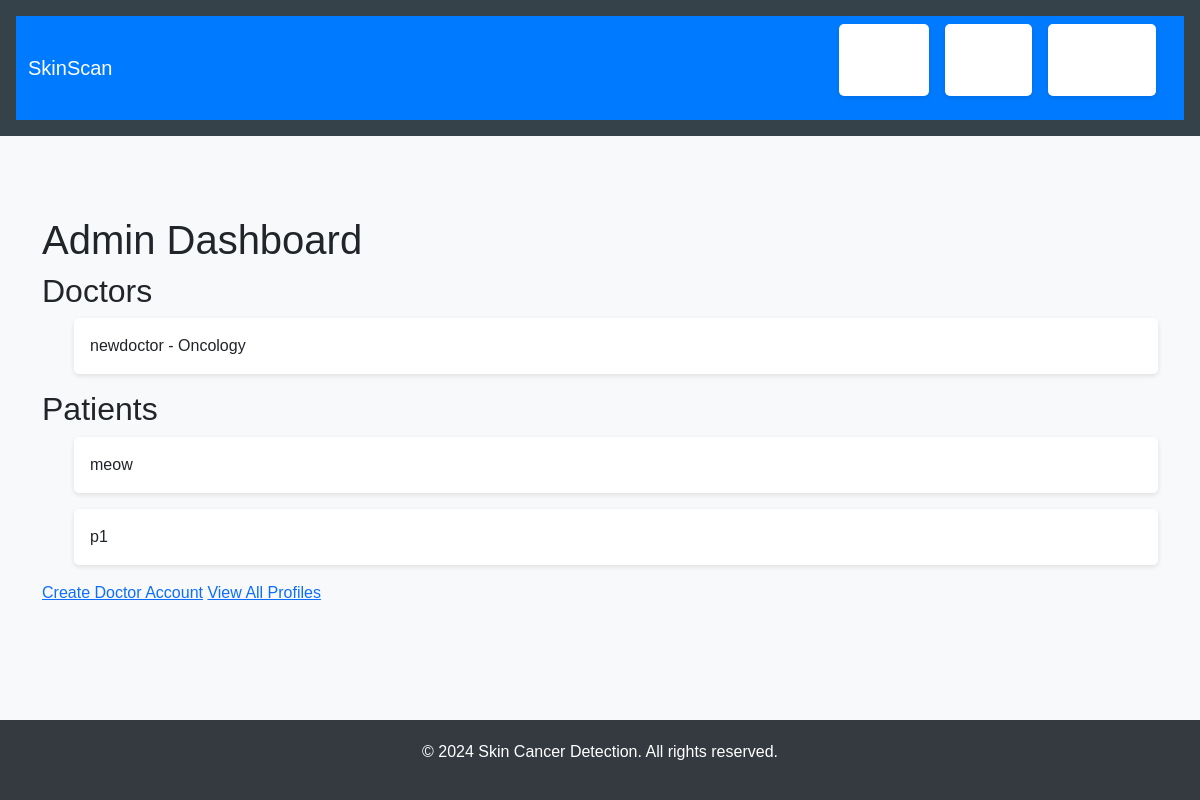
The app's page /admin/ with its own data.
### app/models/doctor.py (models this page shows, shortened)
class Doctor(db.Model):
    id = db.Column(db.Integer, primary_key=True)
    user_id = db.Column(db.Integer, db.ForeignKey('user.id'), nullable=False)
    user = db.relationship('User', backref=db.backref('doctor', uselist=False))
    specialization = db.Column(db.String(100))
    qualifications = db.Column(db.Text)
    university = db.Column(db.String(200))

### app/models/user.py (models this page shows, shortened)
class User(UserMixin, db.Model):
    id = db.Column(db.Integer, primary_key=True)
    username = db.Column(db.String(64), unique=True, nullable=False)
    email = db.Column(db.String(120), unique=True, nullable=False)
    password_hash = db.Column(db.String(128))
    role = db.Column(db.String(20), nullable=False)

### app/models/patient.py (models this page shows, shortened)
class Patient(db.Model):
    id = db.Column(db.Integer, primary_key=True)
    user_id = db.Column(db.Integer, db.ForeignKey('user.id'), nullable=False)
    user = db.relationship('User', backref=db.backref('patient', uselist=False))
    date_of_birth = db.Column(db.Date)
    medical_history = db.Column(db.Text)

### app/routes/admin.py (the view)
@bp.route('/')
def dashboard():
    doctors = Doctor.query.all()
    patients = Patient.query.all()
    return render_template('admin/dashboard.html', doctors=doctors, patients=patients)

### app/__init__.py (called while the page is built)
def create_app(config_class=Config):
    app = Flask(__name__)
    app.config.from_object(config_class)
    db.init_app(app)
    migrate.init_app(app, db)
    login_manager.init_app(app)
    from .routes import auth, admin, doctor, patient, main
    app.register_blueprint(auth.bp)
    app.register_blueprint(admin.bp)
    app.register_blueprint(doctor.bp)
    app.register_blueprint(patient.bp)
    app.register_blueprint(main.bp)  # Register the main blueprint
    @app.before_request
    def create_tables():
        db.create_all()
    return app

### app/templates/admin/dashboard.html
{% extends "base.html" %}
{% block content %}
<h1>Admin Dashboard</h1>
<h2>Doctors</h2>
<ul>
    {% for doctor in doctors %}
        <li>{{ doctor.user.username }} - {{ doctor.specialization }}</li>
    {% endfor %}
</ul>
<h2>Patients</h2>
<ul>
    {% for patient in patients %}
        <li>{{ patient.user.username }}</li>
    {% endfor %}
</ul>
<a href="{{ url_for('admin.create_doctor') }}">Create Doctor Account</a>
<a href="{{ url_for('admin.view_profiles') }}">View All Profiles</a>
{% endblock %}

### app/static/css/styles.css (style rules this page uses)
* { margin: 0; padding: 0; box-sizing: border-box; }
body { font-family: Arial, sans-serif; line-height: 1.6; color: #333; background-color: #f4f4f4; }
h1, h2, h3 { margin-bottom: 1rem; }
ul { list-style-type: none; }
ul li { background-color: #ffffff; margin-bottom: 1rem; padding: 1rem; border-radius: 5px; box-shadow: 0 2px 5px rgba(0, 0, 0, 0.1); }

### app/templates/base.html (style rules this page uses)
body { font-family: Arial, sans-serif; background-color: #f8f9fa; margin: 0; padding: 0; }

### records on screen
Doctor: user.username "newdoctor", specialization "Oncology"
Patient: user.username "meow"
Patient: user.username "p1"
